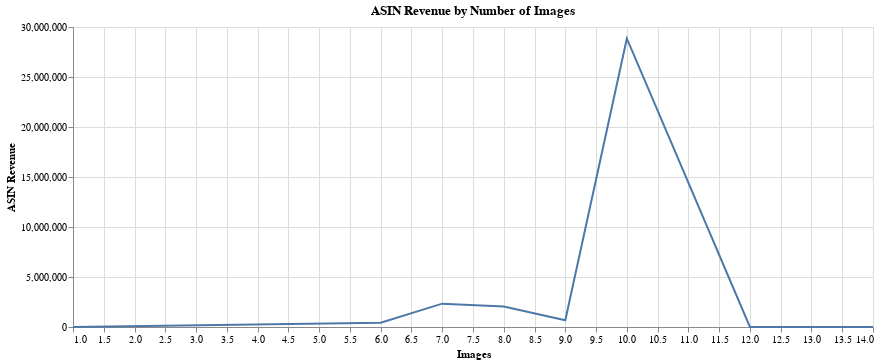

This figure's notebook cell:
### Code cell
chart5 = alt.Chart(images_revenue).mark_line().encode(
    x='Images',
    y='ASIN Revenue'
).properties(
    width=800,
    title='ASIN Revenue by Number of Images'
)
chart5

### Figure 1 — Vega-Lite specification as saved in the notebook (floating-point values rounded to 4 significant figures)
{"config": {"view": {"continuousWidth": 300, "continuousHeight": 300}}, "data": {"name": "data-db04b0e4c7a19531c68d7f9c5094c1f5"}, "mark": {"type": "line"}, "encoding": {"x": {"field": "Images", "type": "quantitative"}, "y": {"field": "ASIN Revenue", "type": "quantitative"}}, "title": "ASIN Revenue by Number of Images", "width": 800, "$schema": "https://vega.github.io/schema/vega-lite/v5.20.1.json", "datasets": {"data-db04b0e4c7a19531c68d7f9c5094c1f5": [{"Images": 1.0, "ASIN Revenue": 2010.0}, {"Images": 6.0, "ASIN Revenue": 417100.0}, {"Images": 7.0, "ASIN Revenue": 2334000.0}, {"Images": 8.0, "ASIN Revenue": 2059000.0}, {"Images": 9.0, "ASIN Revenue": 669300.0}, {"Images": 10.0, "ASIN Revenue": 28850000.0}, {"Images": 12.0, "ASIN Revenue": 452.3}, {"Images": 14.0, "ASIN Revenue": 3202.0}]}}
